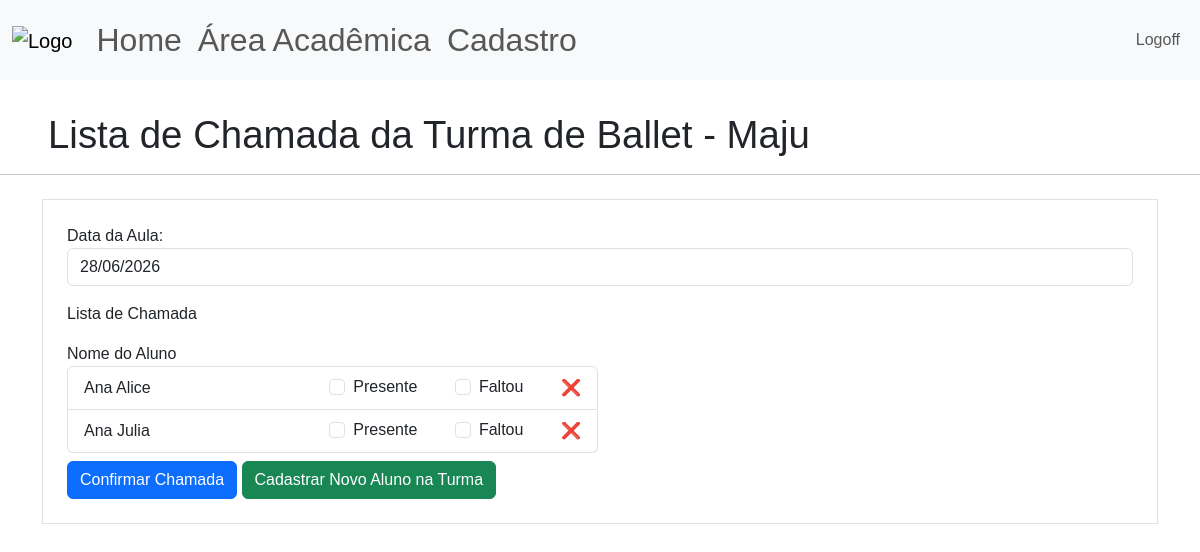
The app's page /area-academica/turmas/chamada/Turma de Ballet - Maju (signed in) with its own data.
### site_verbo_amar/models.py (models this page shows)
class Turma(database.Model):
    id = database.Column(database.Integer, primary_key=True)
    nome_turma = database.Column(database.String, nullable=False, unique=True)
    id_professor = database.Column(database.Integer,nullable=False)
    id_atividade = database.Column(database.Integer,nullable=False)
    id_aluno = database.Column(database.String, nullable=False)

class Aluno(database.Model):
    id = database.Column(database.Integer, primary_key=True)
    nome_completo = database.Column(database.String, nullable=False)
    sexo = database.Column(database.String, nullable=False)
    data_nascimento = database.Column(database.DateTime, nullable=False)

### site_verbo_amar/routes.py (the view, shortened to what this page needs)
@app.route("/area-academica/turmas/chamada/<nome_turma>", methods=['GET','POST'])
@login_required
def carregar_chamada(nome_turma):
    turma = Turma.query.filter_by(nome_turma=nome_turma).first_or_404()
    if type(turma.id_aluno) == int:
        lista_id_alunos = [turma.id_aluno]
    else:
        lista_id_alunos = list(turma.id_aluno)
        for id in lista_id_alunos:
            if id == ";":
                lista_id_alunos.remove(id)
    lista_nomes_alunos = carregar_nomes_alunos(lista_id_alunos)
    form_chamada = FormChamada()
    return render_template('pag_chamada.html',
                           nome_turma=nome_turma,
                           form_chamada=form_chamada,
                           lista_nomes_alunos=lista_nomes_alunos)

### site_verbo_amar/forms.py
class FormChamada(FlaskForm):
    data_atual = StringField("Data da Aula: ", validators=[DataRequired(),
                                                           Regexp(r'^\d{2}/\d{2}/\d{4}',
                                                                  message="Use o formato DD/MM/AAAA")],
                                                                  render_kw={"placeholder":"DD/MM/AAAA"},
                                                            default=lambda: datetime.now().strftime("%d/%m/%Y"))
    alunos = BooleanField("Alunos:",)
    botao_submit_chamada = SubmitField("Confirmar Chamada")

### site_verbo_amar/models.py (called while the page is built)
@login_manager.user_loader
def load_user(id_usuario):
    return Usuario.query.get(int(id_usuario))

### site_verbo_amar/routes.py (called while the page is built)
def carregar_nomes_alunos(lista_id_alunos):
    lista_nomes_alunos = []
    for id in lista_id_alunos:
        aluno = Aluno.query.filter_by(id=id).first_or_404()
        if aluno:
            lista_nomes_alunos.append([aluno.nome_completo,aluno.id])
    return lista_nomes_alunos

### site_verbo_amar/templates/pag_chamada.html (shortened to what this page needs)
{% extends 'base.html' %}
{% block body %}
<div class = "d-flex align-items-center gap-1", style="padding-left: 3rem; padding-top: 2rem;">
    <h1 style="font-size: 2.4rem; font-weight: 500; line-height: 1.2; margin: 0;">Lista de Chamada da {{nome_turma}}</h1>
</div>
<hr>
<div class="container">
    <div class="row">
        <div class="col">
            <form method="POST", action="" class="border p-4 mt-2">
                <fieldset>
                    <div class="form-group">
                        {{form_chamada.data_atual.label(class="form-control-label")}}
                        {% if form_chamada.data_atual.errors %}
                            {{form_chamada.data_atual(class='form-control is-invalid')}}
                    </div>
                    <div class='invalid-feedback'>
                        {% for erro in form_chamada.data_atual.errors %}
                            {{erro}}
                        {% endfor %}
                    </div>
                        {% else %}
                            {{form_chamada.data_atual(class="form-control",placeholder='DD/MM/AAAA')}}
                        {% endif %}
                    <label>Lista de Chamada</label>
                    <div class="row g-1">
                        <div class="col">
                            <label>Nome do Aluno</label>
                            <ul class="list-group">
                                {% for aluno in lista_nomes_alunos %}
                                    <li class="list-group-item d-flex justify-content-between align-items-center">
                                        <span style="width: 45%">{{aluno[0]}}</span>
                                        <div class="form-check form-check-inline">
                                            <input class="form-check-input"
                                            type="checkbox" name="aluno" id="{{aluno}}_presente" value="{{aluno[1]}}|presente">
                                            <label class="form-control-label">Presente</label>
                                        </div>
                                        <div class="form-check form-check-inline">
                                            <input class="form-check-input"
                                            type="checkbox" name="aluno" id="{{aluno}}_faltou" value="{{aluno[1]}}|faltou">
                                            <label class="form-control-label">Faltou</label>
                                        </div>
                                        <span data-tooltip="Excluir Aluno">
                                            <a href="#" style="text-decoration: none;">❌</a>
                                        </span>
                                    </li>
                                {% endfor %}
                            </ul>
                        </div>
                        <div class="col"></div>
                </fieldset>
            {{form_chamada.botao_submit_chamada(class="btn btn-primary mt-2")}}
            <a class="btn btn-success mt-2">Cadastrar Novo Aluno na Turma</a>
            </form>
        </div>
    </div>
</div>
{% endblock %}

### site_verbo_amar/static/main.css (style rules this page uses)
* { font-family:'Poppins', sans-serif; }

### records on screen
Turma: nome_turma "Turma de Ballet - Maju"
Aluno: nome_completo "Ana Alice"
Aluno: nome_completo "Ana Julia"
